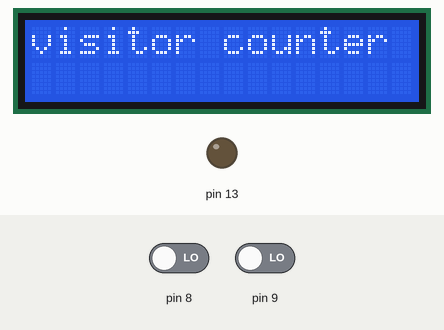
A sketch run on a simulated Arduino Uno, built with avr-gcc and run on an emulated ATmega328P. Parts: 16×2 character LCD, output pins drawn as LEDs (lit = HIGH). The test bench sets the inputs (shaded band); at power-on: pin 8 LOW, pin 9 LOW.

Above: at 0.1 s.
At 3.2 s:
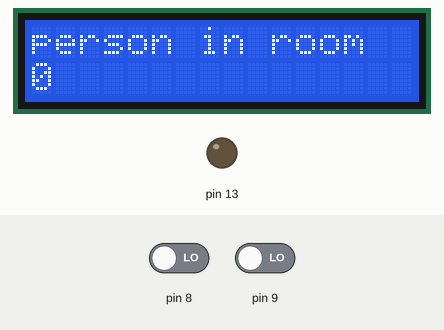
3.3 s: pin 8 driven HIGH
At 5.1 s:
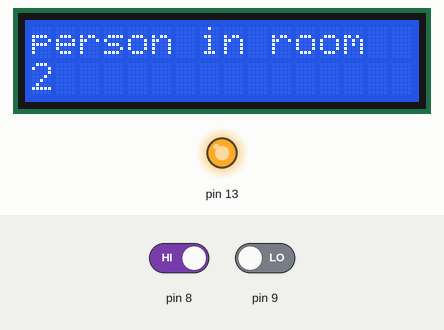
Timing chart, 0 to 6.6 s (numbered marks = the images above; inputs shaded):
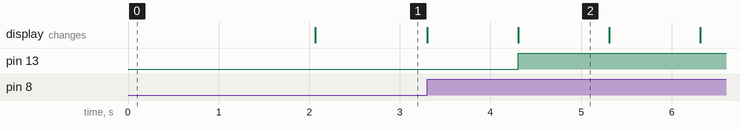

Measured:
- after the input at 3.3 s, pin 13: LOW → HIGH after 1.0 s; the display: first changes at once (image 2 shows a later state)
- what the display in image 2 shows lasts 1.0 s, from 4.3 s to 5.3 s

The sketch:

visitor_counter.ino
```cpp
#include<LiquidCrystal.h>
LiquidCrystal lcd(2,3,4,5,6,7);

#define in 8
#define out 9
#define led 13
int count= 0;

void setup()
{lcd.begin(16,2);
lcd.print("visitor counter");
delay(2000);
pinMode(8,INPUT);
pinMode(9,INPUT);
pinMode(13,OUTPUT);
lcd.clear();
lcd.print("person in room");
lcd.setCursor(0,1);
lcd.print(count);
}
void loop()
{
  int invalue=digitalRead(8);
  int outvalue=digitalRead(9);
  if(invalue==HIGH)
  {
    count++;
    lcd.clear();
    lcd.print("person in room");
    lcd.setCursor(0,1);
    lcd.print(count);
    delay(1000);
  }
    if(outvalue==HIGH)
 {
  count--;
  lcd.clear();
  lcd.print("person in room");
  lcd.setCursor(0,1);
  lcd.print(count);
  delay(1000);}
  if(count>0)
  { digitalWrite(13,HIGH);
  }
  if(count==0)
  {
    digitalWrite(13,LOW);
  }
}
```
